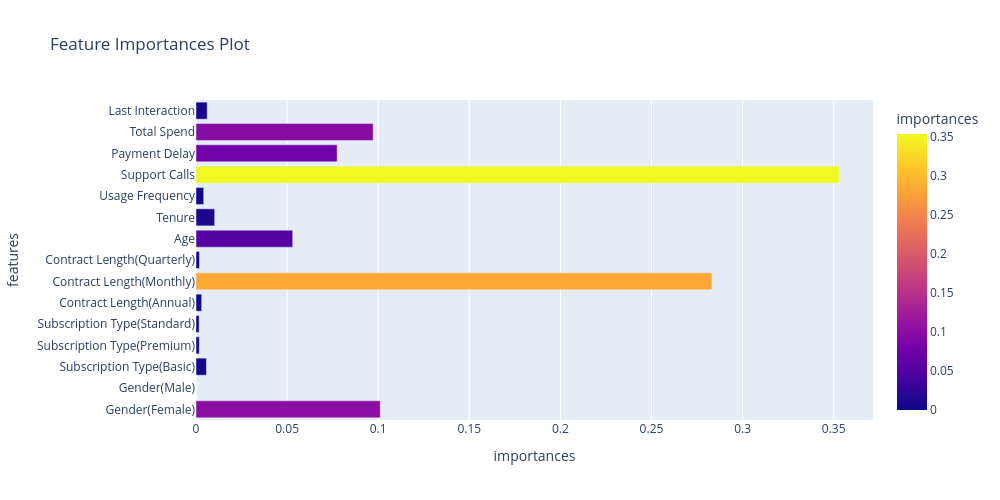

Source (notebook cell):
### Code cell
px.bar(px_df,x = 'importances',y = 'features',height = 500, width = 1000,
       color = 'importances',
       color_discrete_sequence = px.colors.qualitative.Vivid,
       hover_name = 'features',
      title = 'Feature Importances Plot')

### Figure 1 — Plotly figure (JSON) as saved in the notebook; plotly's stock layout.template omitted (floating-point values rounded to 4 significant figures)
{"data": [{"hovertemplate": "<b>%{hovertext}</b><br><br>importances=%{marker.color}<br>features=%{y}<extra></extra>", "hovertext": ["Gender(Female)", "Gender(Male)", "Subscription Type(Basic)", "Subscription Type(Premium)", "Subscription Type(Standard)", "Contract Length(Annual)", "Contract Length(Monthly)", "Contract Length(Quarterly)", "Age", "Tenure", "Usage Frequency", "Support Calls", "Payment Delay", "Total Spend", "Last Interaction"], "legendgroup": "", "marker": {"color": [0.1011, 0.0, 0.005713, 0.001823, 0.001714, 0.003117, 0.2832, 0.001917, 0.05308, 0.01026, 0.004234, 0.353, 0.07747, 0.09724, 0.006139], "coloraxis": "coloraxis", "pattern": {"shape": ""}}, "name": "", "orientation": "h", "showlegend": false, "textposition": "auto", "type": "bar", "x": [0.1011, 0.0, 0.005713, 0.001823, 0.001714, 0.003117, 0.2832, 0.001917, 0.05308, 0.01026, 0.004234, 0.353, 0.07747, 0.09724, 0.006139], "xaxis": "x", "y": ["Gender(Female)", "Gender(Male)", "Subscription Type(Basic)", "Subscription Type(Premium)", "Subscription Type(Standard)", "Contract Length(Annual)", "Contract Length(Monthly)", "Contract Length(Quarterly)", "Age", "Tenure", "Usage Frequency", "Support Calls", "Payment Delay", "Total Spend", "Last Interaction"], "yaxis": "y"}], "layout": {"barmode": "relative", "coloraxis": {"colorbar": {"title": {"text": "importances"}}, "colorscale": [[0, "#0d0887"], [0.1111, "#46039f"], [0.2222, "#7201a8"], [0.3333, "#9c179e"], [0.4444, "#bd3786"], [0.5556, "#d8576b"], [0.6667, "#ed7953"], [0.7778, "#fb9f3a"], [0.8889, "#fdca26"], [1, "#f0f921"]]}, "height": 500, "legend": {"tracegroupgap": 0}, "title": {"text": "Feature Importances Plot"}, "width": 1000, "xaxis": {"anchor": "y", "domain": [0, 1], "title": {"text": "importances"}}, "yaxis": {"anchor": "x", "domain": [0, 1], "title": {"text": "features"}}}}
